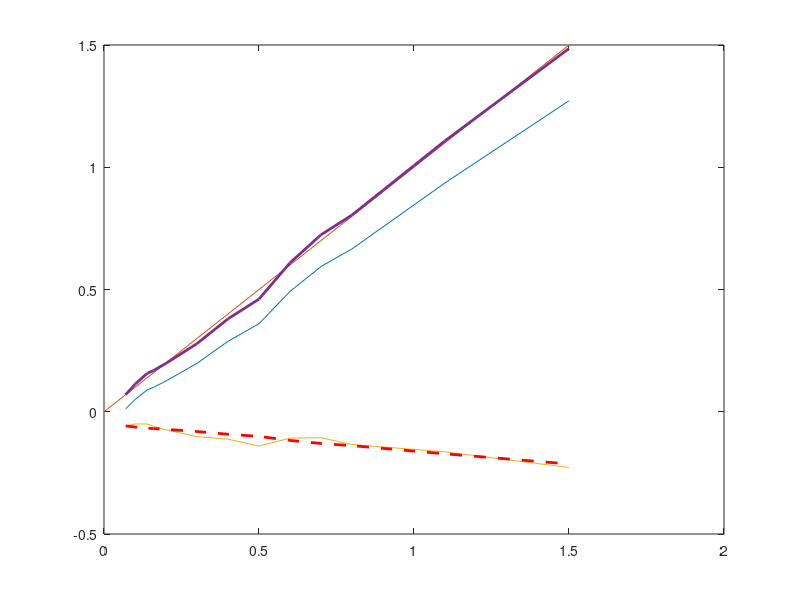

Here is the MATLAB script that generated this plot:
clc;
clear;
close all;

real_distance_m = [0.07 0.1 0.14 0.16 0.2 0.3 0.4 0.5 0.6 0.7 0.8 0.9 1 1.1 1.5];
sensor_data_m = [0.012 0.05 0.09 0.1 0.126 0.198 0.288 0.36 0.492 0.594 0.666 0.756 0.846 0.936 1.272];
offset_data = sensor_data_m - real_distance_m;
n_samples = length(real_distance_m);

plot(real_distance_m, sensor_data_m);
hold on;
plot([0, 1.5], [0, 1.5]);

plot(real_distance_m, offset_data);
hold on;


c = polyfit(sensor_data_m,offset_data,1);
y_est = polyval(c,sensor_data_m);
calibrated_data = sensor_data_m - y_est;
hold on;
plot(real_distance_m,y_est,'r--','LineWidth',2)

hold on;
plot(real_distance_m,calibrated_data,'LineWidth',2)
hold off

fprintf('calibrated_data = sensor_data - offset\n')
fprintf('offset = %.3f*sensor_data + %.3f\n',c)




